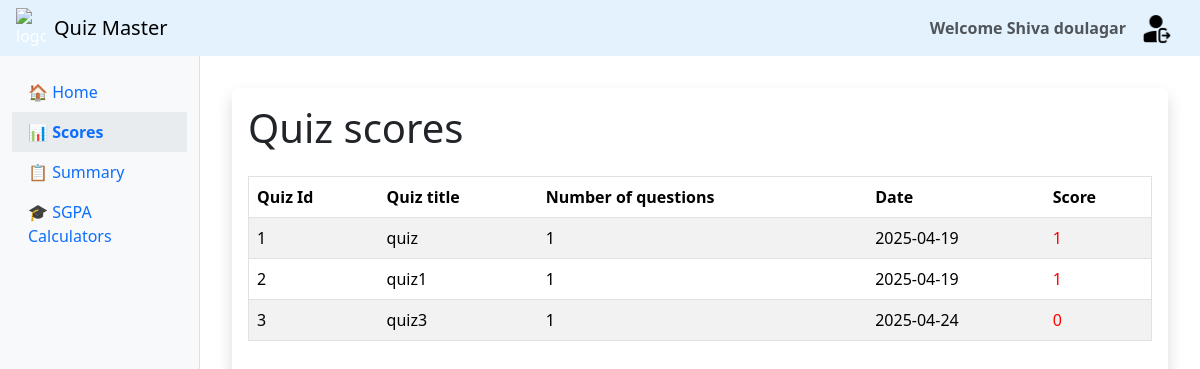
Before: /students/shivadoulager@gmail.com/scores (signed in) with the older database file.
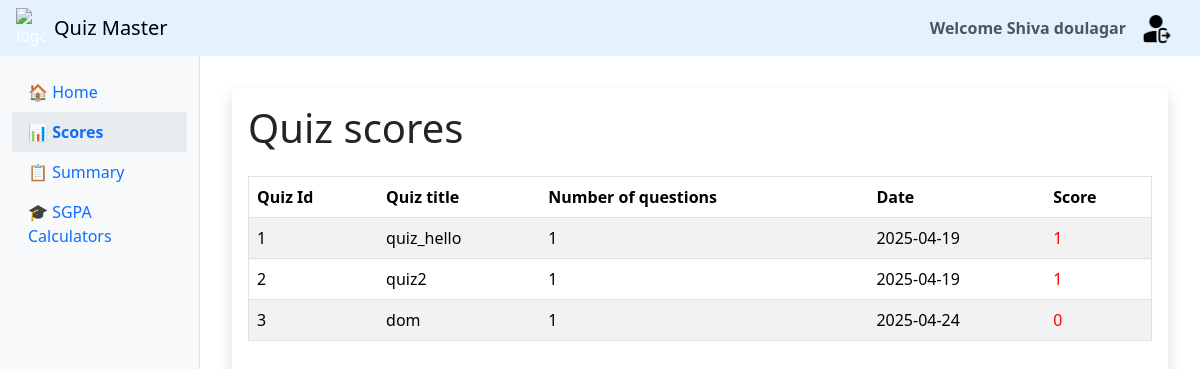
After: the same page with the newer database file.
### models.py (models this page shows, shortened)
class Users(db.Model):
    __tablename__ = 'users'
    id = db.Column(db.Integer, primary_key=True, autoincrement=True)
    mail = db.Column(db.String(50), nullable=False, unique=True)
    password = db.Column(db.String(50), nullable=False)
    fullname = db.Column(db.String(50), nullable=False)
    qualification = db.Column(db.String(50), nullable=False)
    dob = db.Column(db.DateTime, default=datetime.utcnow)

class Scores(db.Model):
    __tablename__ = 'scores'
    id = db.Column(db.Integer, primary_key=True, autoincrement=True)
    quiz_id = db.Column(db.Integer, db.ForeignKey('quiz.id'), nullable=False)
    user_id = db.Column(db.Integer, db.ForeignKey('users.id'), nullable=False)
    time = db.Column(db.DateTime, default=datetime.utcnow)
    total_score = db.Column(db.Integer, nullable=False)
    number_of_questions = db.Column(db.Integer, nullable=False)
    quiz = db.relationship('Quiz', backref='scores')
    user = db.relationship('Users', backref='scores')

class Quiz(db.Model):
    __tablename__ = 'quiz'
    id = db.Column(db.Integer, primary_key=True, autoincrement=True)
    chapter_id = db.Column(db.Integer, db.ForeignKey('chapters.id'), nullable=False)
    quiz_title = db.Column(db.String(50), nullable=False,default="Unnamed Quiz")
    date_of_quiz = db.Column(db.DateTime, default=datetime.utcnow)
    time_duration = db.Column(db.Integer, nullable=False)
    remarks = db.Column(db.String(255), nullable=True)
    chapter = db.relationship('Chapter', backref='quiz')

### students/students.py (the view)
@students_bp.route("/<mail>/scores")
def scores(mail):
    if "user" not in session or session["user"]["role"] != "student":
                flash("Access denied! Please log in as a student.")
                return redirect(url_for("signin"))
    try:
        db = sqlite3.connect("instance/quiz_master.db")
        cur = db.cursor()
        cur.execute(
            """
                SELECT scores.quiz_id,scores.total_score,number_of_questions,scores.time,quiz.quiz_title
                    FROM scores
                    JOIN users on users.id  = scores.user_id
                    JOIN quiz on quiz.id = scores.quiz_id
                    WHERE users.mail = ?
        """,
            (mail,),
        )
        data = cur.fetchall()
        name = user_name(mail)
        return render_template("scores.html", mail=mail, data=data,name = name[0],title = "Scores")
    except Exception as e:
        flash(f"Error:{e}")
        return redirect(url_for("student_dashboard", mail=mail))
    finally:
        if db is not None:
            db.close()

### app.py (called while the page is built)
@app.before_request
def session_timeout():
    session.permanent = True
    app.permanent_session_lifetime = timedelta(minutes=30)  # Set timeout duration

### students/students.py (called while the page is built)
def user_name(mail):
    db = None
    try:
        if "user" not in session or session["user"]["role"] != "student":
            flash("Access denied! Please log in as a student.")
            return redirect(url_for("signin"))
        db = sqlite3.connect("instance/quiz_master.db")
        cur = db.cursor()
        name = cur.execute(
                """
                SELECT fullname FROM users WHERE  mail = ?
            """,
                (mail,),
            ).fetchone()
        return name
    except Exception as e:
        print(e)
    finally:
        if db is not None:
            db.close()

### students/templates/scores.html
{% extends "student_dashboard.html" %}
{% block content %}
<div class="main">
  <div class="container shadow  rounded p-3">
      <h1 class="mb-4" >Quiz scores</h1>
      <table class="table table-striped p-1 border ">
          <thead>
            <tr>
              <th scope="col">Quiz Id</th>
              <th scope="col">Quiz title</th>
              <th scope="col">Number of questions</th>
              <th scope="col">Date</th>
              <th scope="col">Score</th>
            </tr>
          </thead>
          <tbody>
            {%for quiz in data %}
            <tr>
              <td>{{quiz[0]}}</td>
              <td>{{quiz[4]}}</td>
              <td>{{quiz[2]}}</td>
              <td>{{quiz[3][:10] }}</td>
              <td style="color: red ;"  >{{quiz[1]}}</td>
            </tr>
            {% endfor %}
          </tbody>
        </table>
  </div>
</div>
{% endblock %}

### students/templates/student_dashboard.html (shortened to what this page needs)
<!DOCTYPE html>
<html lang="en">
  <head>
    <link href="https://cdn.jsdelivr.net/npm/bootstrap@5.3.3/dist/css/bootstrap.min.css" rel="stylesheet" />
    <link rel="stylesheet" href="{{ url_for('students.static', filename='css/style.css') }}" />
  </head>
  <body>
    <nav class="navbar navbar-expand-lg sticky-top" style="background-color: #e3f2fd">
      <div class="container-fluid ps-3 gap-2">
        <img src="{{ url_for('static', filename='images/student.png') }}" alt="logo" width="30" class="d-inline-block align-text-top" />
        <a class="navbar-brand" href="{{ url_for('students.student_dashboard', mail=mail) }}">Quiz Master</a>
        <div class="collapse navbar-collapse justify-content-end" id="navbarSupportedContent">
          <span class="navbar-text fw-bold me-3">Welcome {{ name|capitalize }}</span>
          <span>
            {% if 'user' in session %}
              <a class="navbar-brand" href="{{ url_for('logout') }}">
                <img src="{{ url_for('static', filename='images/logout.png') }}" width="30" alt="logout" />
              </a>
            {% else %}
              <a href="{{ url_for('signin') }}">Login</a>
            {% endif %}
          </span>
        </div>
      </div>
    </nav>
    <div class="container-fluid">
      <div class="row">
        <nav id="sidebarToggle" class="col-md-3 col-lg-2 d-md-block sidebar collapse show">
          <div class="position-sticky pt-3">
            <ul class="nav flex-column">
              <li class="nav-item">
                <a class="nav-link {% if request.endpoint == 'students.student_dashboard' %}active{% endif %}" href="{{ url_for('students.student_dashboard', mail=mail) }}">
                  🏠 Home
                </a>
              </li>
              <li class="nav-item">
                <a class="nav-link {% if request.endpoint == 'students.scores' %}active{% endif %}" href="{{ url_for('students.scores', mail=mail) }}">
                  📊 Scores
                </a>
              </li>
              <li class="nav-item">
                <a class="nav-link {% if request.endpoint == 'students.summary' %}active{% endif %}" href="{{ url_for('students.summary', mail=mail) }}">
                  📋 Summary
                </a>
              </li>
              <li class="nav-item">
                <a class="nav-link {% if request.endpoint == 'sgpa.main' %}active{% endif %}" href="{{ url_for('sgpa.main', mail=mail) }}">
                  🎓 SGPA Calculators
                </a>
              </li>
            </ul>
          </div>
        </nav>
        <main class="col-md-9 ms-sm-auto col-lg-10 main-content">
          {% block content %}
          {% endblock %}
        </main>
      </div>
    </div>
  </body>
</html>

### students/static/css/style.css (style rules this page uses)
.main { width: 100%; display: flex; justify-content: center; }
nav { color: white; }
.sidebar { height: 100vh; border-right: 1px solid #dee2e6; background-color: #f8f9fa; }
.nav-link.active { font-weight: bold; color: #0d6efd !important; background-color: #e9ecef; }
.main-content { padding: 2rem; }

### students/templates/student_dashboard.html (style rules this page uses)
.sidebar { background-color: #f8f9fa; border-right: 1px solid #dee2e6; min-height: 100vh; }
.nav-link.active { font-weight: bold; background-color: #e9ecef; color: #0d6efd !important; }
.main-content { padding: 2rem; }

Changed rows visible on the page:
changed through a linked row, Scores: quiz_title "quiz" → "quiz_hello"
changed through a linked row, Scores: quiz_title "quiz1" → "quiz2"
changed through a linked row, Scores: quiz_title "quiz3" → "dom"
